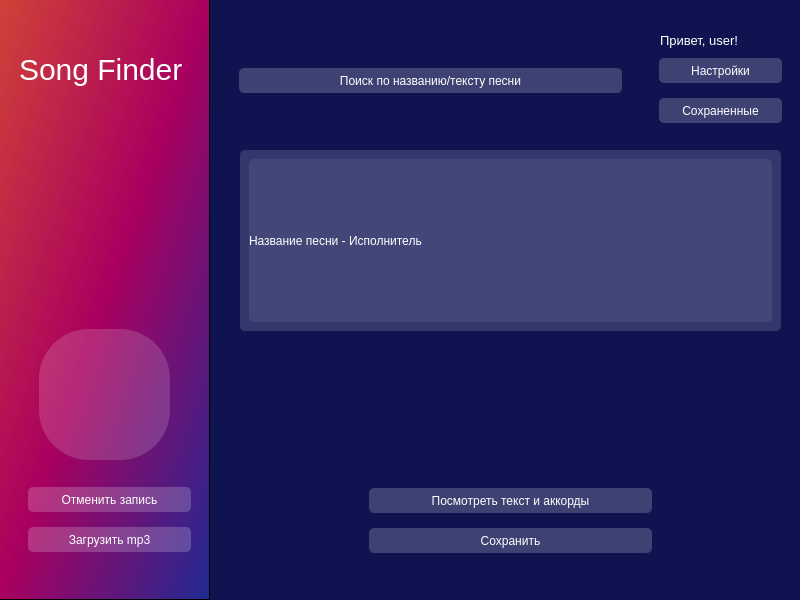
<?xml version="1.0" encoding="UTF-8"?>
<ui version="4.0">
 <class>hello</class>
 <widget class="QMainWindow" name="hello">
  <property name="geometry">
   <rect>
    <x>0</x>
    <y>0</y>
    <width>800</width>
    <height>600</height>
   </rect>
  </property>
  <property name="minimumSize">
   <size>
    <width>800</width>
    <height>600</height>
   </size>
  </property>
  <property name="maximumSize">
   <size>
    <width>800</width>
    <height>600</height>
   </size>
  </property>
  <property name="windowTitle">
   <string>SongFinder</string>
  </property>
  <property name="styleSheet">
   <string notr="true">background-color: #0F1450;</string>
  </property>
  <widget class="QWidget" name="centralwidget">
   <widget class="QFrame" name="frame">
    <property name="geometry">
     <rect>
      <x>-1</x>
      <y>-1</y>
      <width>211</width>
      <height>601</height>
     </rect>
    </property>
    <property name="styleSheet">
     <string notr="true">background-color: qlineargradient(x1:0, y1:0, x2:1, y2:1, stop:0 #D14237, stop:0.5 #A9005F, stop:1 #202A93);</string>
    </property>
    <property name="frameShape">
     <enum>QFrame::StyledPanel</enum>
    </property>
    <property name="frameShadow">
     <enum>QFrame::Raised</enum>
    </property>
    <widget class="QPushButton" name="record">
     <property name="geometry">
      <rect>
       <x>40</x>
       <y>330</y>
       <width>131</width>
       <height>131</height>
      </rect>
     </property>
     <property name="maximumSize">
      <size>
       <width>361</width>
       <height>321</height>
      </size>
     </property>
     <property name="cursor">
      <cursorShape>PointingHandCursor</cursorShape>
     </property>
     <property name="styleSheet">
      <string notr="true">border-radius: 50px;
background-color: rgba(255, 255, 255, 40);</string>
     </property>
     <property name="text">
      <string/>
     </property>
     <property name="icon">
      <iconset resource="res.qrc">
       <normaloff>:/icons/icons/mic.svg</normaloff>:/icons/icons/mic.svg</iconset>
     </property>
     <property name="iconSize">
      <size>
       <width>350</width>
       <height>350</height>
      </size>
     </property>
    </widget>
    <widget class="QFrame" name="frame_4">
     <property name="geometry">
      <rect>
       <x>20</x>
       <y>470</y>
       <width>181</width>
       <height>101</height>
      </rect>
     </property>
     <property name="styleSheet">
      <string notr="true">background-color: rgba(255, 255, 255, 0)</string>
     </property>
     <layout class="QVBoxLayout" name="verticalLayout_6">
      <item>
       <widget class="QPushButton" name="cancel_btn">
        <property name="cursor">
         <cursorShape>PointingHandCursor</cursorShape>
        </property>
        <property name="styleSheet">
         <string notr="true">height: 25px;
border-radius: 5px;
color: #FFF;
background-color: rgba(255, 255, 255, 50);</string>
        </property>
        <property name="text">
         <string>Отменить запись</string>
        </property>
       </widget>
      </item>
      <item>
       <widget class="QPushButton" name="lad_btn">
        <property name="cursor">
         <cursorShape>PointingHandCursor</cursorShape>
        </property>
        <property name="styleSheet">
         <string notr="true">height: 25px;
border-radius: 5px;
color: #FFF;
background-color: rgba(255, 255, 255, 50);</string>
        </property>
        <property name="text">
         <string>Загрузить mp3</string>
        </property>
       </widget>
      </item>
     </layout>
    </widget>
    <widget class="QLabel" name="title">
     <property name="geometry">
      <rect>
       <x>20</x>
       <y>40</y>
       <width>201</width>
       <height>61</height>
      </rect>
     </property>
     <property name="maximumSize">
      <size>
       <width>721</width>
       <height>16777215</height>
      </size>
     </property>
     <property name="styleSheet">
      <string notr="true">font-size: 30px;
text-align: center;
color: #FFF;
background-color: rgba(255, 255, 255, 0);</string>
     </property>
     <property name="text">
      <string>Song Finder</string>
     </property>
    </widget>
   </widget>
   <widget class="QFrame" name="frame_5">
    <property name="geometry">
     <rect>
      <x>360</x>
      <y>470</y>
      <width>301</width>
      <height>101</height>
     </rect>
    </property>
    <property name="styleSheet">
     <string notr="true">background-color: rgba(255, 255, 255, 0)</string>
    </property>
    <layout class="QVBoxLayout" name="verticalLayout_7">
     <item>
      <widget class="QPushButton" name="view_btn">
       <property name="cursor">
        <cursorShape>PointingHandCursor</cursorShape>
       </property>
       <property name="styleSheet">
        <string notr="true">height: 25px;
border-radius: 5px;
color: #FFF;
background-color: rgba(255, 255, 255, 50);</string>
       </property>
       <property name="text">
        <string>Посмотреть текст и аккорды</string>
       </property>
      </widget>
     </item>
     <item>
      <widget class="QPushButton" name="save_btn">
       <property name="cursor">
        <cursorShape>PointingHandCursor</cursorShape>
       </property>
       <property name="styleSheet">
        <string notr="true">height: 25px;
border-radius: 5px;
color: #FFF;
background-color: rgba(255, 255, 255, 50);</string>
       </property>
       <property name="text">
        <string>Сохранить</string>
       </property>
      </widget>
     </item>
    </layout>
   </widget>
   <widget class="QLabel" name="hello">
    <property name="geometry">
     <rect>
      <x>660</x>
      <y>30</y>
      <width>131</width>
      <height>20</height>
     </rect>
    </property>
    <property name="font">
     <font>
      <pointsize>10</pointsize>
     </font>
    </property>
    <property name="styleSheet">
     <string notr="true">color: rgb(255, 255, 255);</string>
    </property>
    <property name="text">
     <string>Привет, user!</string>
    </property>
   </widget>
   <widget class="QScrollArea" name="song">
    <property name="geometry">
                <rect>
                <x>240</x>
                <y>150</y>
                <width>541</width>
                <height>181</height>
                </rect>
        </property>
        <property name="styleSheet">
                <string notr="true">height: 25px;
        border-radius: 5px;
        color: #FFF;
        background-color: rgba(255, 255, 255, 20);</string>
        </property>
        <property name="widgetResizable">
                <bool>true</bool>
        </property>
        <widget class="QWidget" name="scrollAreaWidgetContents">
                <property name="geometry">
                <rect>
                        <x>0</x>
                        <y>0</y>
                        <width>541</width>
                        <height>181</height>
                </rect>
                </property>
                <layout class="QVBoxLayout" name="verticalLayout">
                <item>
                        <widget class="QLabel" name="song_label">
                        <property name="text">
                                <string>Название песни - Исполнитель</string>
                        </property>
                        </widget>
                </item>
                </layout>
        </widget>
        </widget>
   <widget class="QFrame" name="frame_6">
    <property name="geometry">
     <rect>
      <x>650</x>
      <y>40</y>
      <width>141</width>
      <height>101</height>
     </rect>
    </property>
    <property name="styleSheet">
     <string notr="true">background-color: rgba(255, 255, 255, 0)</string>
    </property>
    <layout class="QVBoxLayout" name="verticalLayout_8">
     <item>
      <widget class="QPushButton" name="settings_btn">
       <property name="cursor">
        <cursorShape>PointingHandCursor</cursorShape>
       </property>
       <property name="styleSheet">
        <string notr="true">height: 25px;
border-radius: 5px;
color: #FFF;
background-color: rgba(255, 255, 255, 50);</string>
       </property>
       <property name="text">
        <string>Настройки</string>
       </property>
      </widget>
     </item>
     <item>
      <widget class="QPushButton" name="saved_btn">
       <property name="cursor">
        <cursorShape>PointingHandCursor</cursorShape>
       </property>
       <property name="styleSheet">
        <string notr="true">height: 25px;
border-radius: 5px;
color: #FFF;
background-color: rgba(255, 255, 255, 50);</string>
       </property>
       <property name="text">
        <string>Сохраненные</string>
       </property>
      </widget>
     </item>
    </layout>
   </widget>
   <widget class="QFrame" name="frame_7">
    <property name="geometry">
     <rect>
      <x>230</x>
      <y>30</y>
      <width>401</width>
      <height>101</height>
     </rect>
    </property>
    <property name="styleSheet">
     <string notr="true">background-color: rgba(255, 255, 255, 0)</string>
    </property>
    <layout class="QVBoxLayout" name="verticalLayout_9">
     <item>
      <widget class="QPushButton" name="search_btn">
       <property name="cursor">
        <cursorShape>PointingHandCursor</cursorShape>
       </property>
       <property name="styleSheet">
        <string notr="true">height: 25px;
border-radius: 5px;
color: #FFF;
background-color: rgba(255, 255, 255, 50);</string>
       </property>
       <property name="text">
        <string>Поиск по названию/тексту песни</string>
       </property>
      </widget>
     </item>
    </layout>
   </widget>
  </widget>
 </widget>
 <resources>
  <include location="res.qrc"/>
 </resources>
 <connections/>
</ui>
